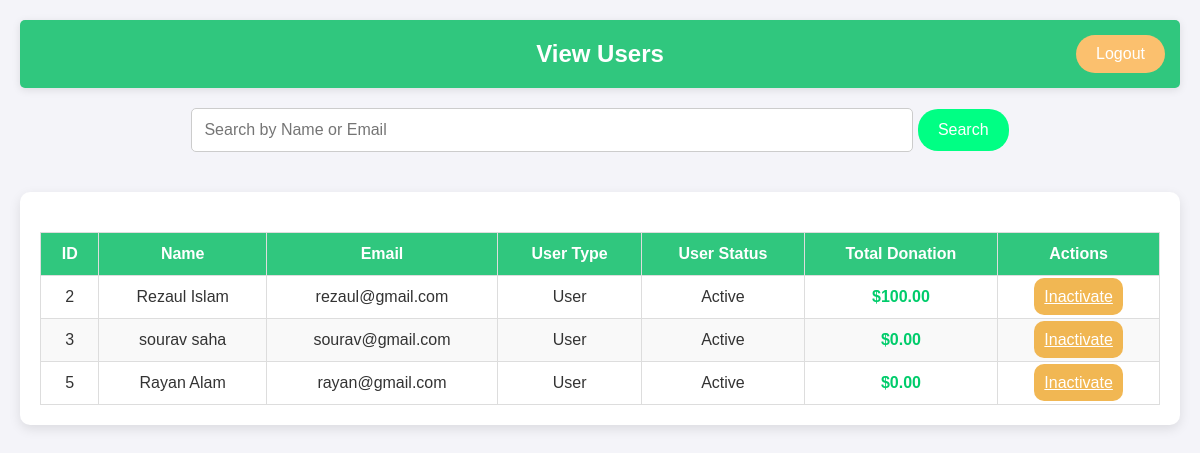
The app's page /view_users.php with its own data.
### tables this page shows
CREATE TABLE `users` (
  `id` int(11) NOT NULL,
  `name` varchar(255) NOT NULL,
  `email` varchar(255) NOT NULL,
  `password` varchar(255) NOT NULL,
  `user_type` enum('admin','user') DEFAULT 'user',
  `user_status` enum('active','inactive') DEFAULT 'inactive',
  `created_at` timestamp NOT NULL DEFAULT current_timestamp(),
  `Address` varchar(255) DEFAULT NULL,
  `Contact` varchar(20) DEFAULT NULL
);

### view_users.php (the view, shortened to what this page needs)
<?php
include('config.php');
$searchQuery = '';
$query = "
    SELECT u.id, u.name, u.email, u.user_type, u.user_status,
    COALESCE(SUM(s.amount), 0) AS total_donated
    FROM users u
    LEFT JOIN support s ON u.id = s.user_id
    WHERE u.user_type != 'admin' $searchQuery
    GROUP BY u.id
    ORDER BY u.id ASC
";
$result = mysqli_query($conn, $query);
?>
<!DOCTYPE html>
<html lang="en">
<head>
    <link rel="stylesheet" href="assets/css/view_users.css">
</head>
<body>
    <div class="admin-container">
        <div class="admin-header">
            <h1>View Users</h1>
            <a href="logout.php" class="logout-btn">Logout</a>
        </div>
        <div class="search-container">
            <form method="POST">
                <input type="text" name="search" placeholder="Search by Name or Email"
                    value="<?php echo isset($_POST['search']) ? $_POST['search'] : ''; ?>">
                <button type="submit">Search</button>
            </form>
        </div>
        <div class="table-container">
            <table>
                <thead>
                    <tr>
                        <th>ID</th>
                        <th>Name</th>
                        <th>Email</th>
                        <th>User Type</th>
                        <th>User Status</th>
                        <th>Total Donation</th>
                        <th>Actions</th>
                    </tr>
                </thead>
                <tbody>
                    <?php while ($user = mysqli_fetch_assoc($result)) { ?>
                        <tr>
                            <td><?php echo $user['id']; ?></td>
                            <td><?php echo $user['name']; ?></td>
                            <td><?php echo $user['email']; ?></td>
                            <td><?php echo ucfirst($user['user_type']); ?></td>
                            <td><?php echo ucfirst($user['user_status']); ?></td>
                            <td>$<?php echo number_format($user['total_donated'], 2); ?></td>
                            <td>
                                <?php if ($user['user_status'] === 'active') { ?>
                                    <a href="view_users.php?id=<?php echo $user['id']; ?>&status=inactive"
                                        class="deactivate-btn">Inactivate</a>
                                <?php } else { ?>
                                    <a href="view_users.php?id=<?php echo $user['id']; ?>&status=active"
                                        class="activate-btn">Activate</a>
                                <?php } ?>
                            </td>
                        </tr>
                    <?php } ?>
                </tbody>
            </table>
        </div>
    </div>
</body>
</html>

### assets/css/view_users.css (style rules this page uses)
body { font-family: 'Arial', sans-serif; margin: 0; padding: 0; background-color: #f4f4f9; color: #333; }
.admin-container { display: flex; flex-direction: column; min-height: 100vh; padding: 20px; }
.admin-header { background-color: #30c77e; color: white; padding: 20px; text-align: center; position: relative; border-radius: 5px; box-shadow: 0 2px 8px rgba(0, 0, 0, 0.1); }
.admin-header h1 { margin: 0; font-size: 24px; }
.logout-btn { position: absolute; right: 15px; top: 15px; background-color: #fbc06e; color: white; padding: 10px 20px; border: none; border-radius: 20px; text-decoration: none; font-size: 16px; transition: background-color 0.3s ease; }
.search-container { margin-top: 20px; text-align: center; }
.search-container input[type="text"] { padding: 12px; font-size: 16px; width: 60%; border-radius: 5px; border: 1px solid #ccc; transition: border-color 0.3s ease; }
.search-container button { padding: 12px 20px; font-size: 16px; background-color: #00ff84; border: none; border-radius: 20px; color: white; cursor: pointer; transition: background-color 0.3s ease; }
.table-container { margin-top: 40px; overflow-x: auto; border-radius: 10px; background-color: #fff; box-shadow: 0 4px 12px rgba(0, 0, 0, 0.1); padding: 20px; }
table { width: 100%; border-collapse: collapse; margin-top: 20px; }
table th, table td { padding: 12px; text-align: center; border: 1px solid #ddd; }
table th { background-color: #30c77e; color: white; font-weight: bold; }
table tr:nth-child(even) { background-color: #f9f9f9; }
.deactivate-btn { background-color: #efaa33d7; color: white; border-radius: 10px; padding: 10px; }
table td:nth-child(6) { font-weight: bold; color: #00cc6b; }

### records on screen
users: id "2", name "Rezaul Islam", email "rezaul@gmail.com", user_type "User", user_status "Active", total_donated "100.00"
users: id "3", name "sourav saha", email "sourav@gmail.com", user_type "User", user_status "Active", total_donated "0.00"
users: id "5", name "Rayan Alam", email "rayan@gmail.com", user_type "User", user_status "Active", total_donated "0.00"
